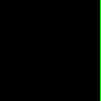

Generate this figure with Python:
""" Challenge: Make flat vertical line on left of image. """

import sys
from PIL import Image, ImageDraw

# Setup
img_width = 101
img_height = 101
img = Image.new("RGB", (img_width, img_height))
img1 = ImageDraw.Draw(img)

# Draw
for y in range(101):
    img1.point((100, y), fill='lime')

# Saves the picture
img_path = sys.argv[0].split('.')[0]+'.png'
img.save(img_path)
print(f'Saved {img_path}')
img.show()
